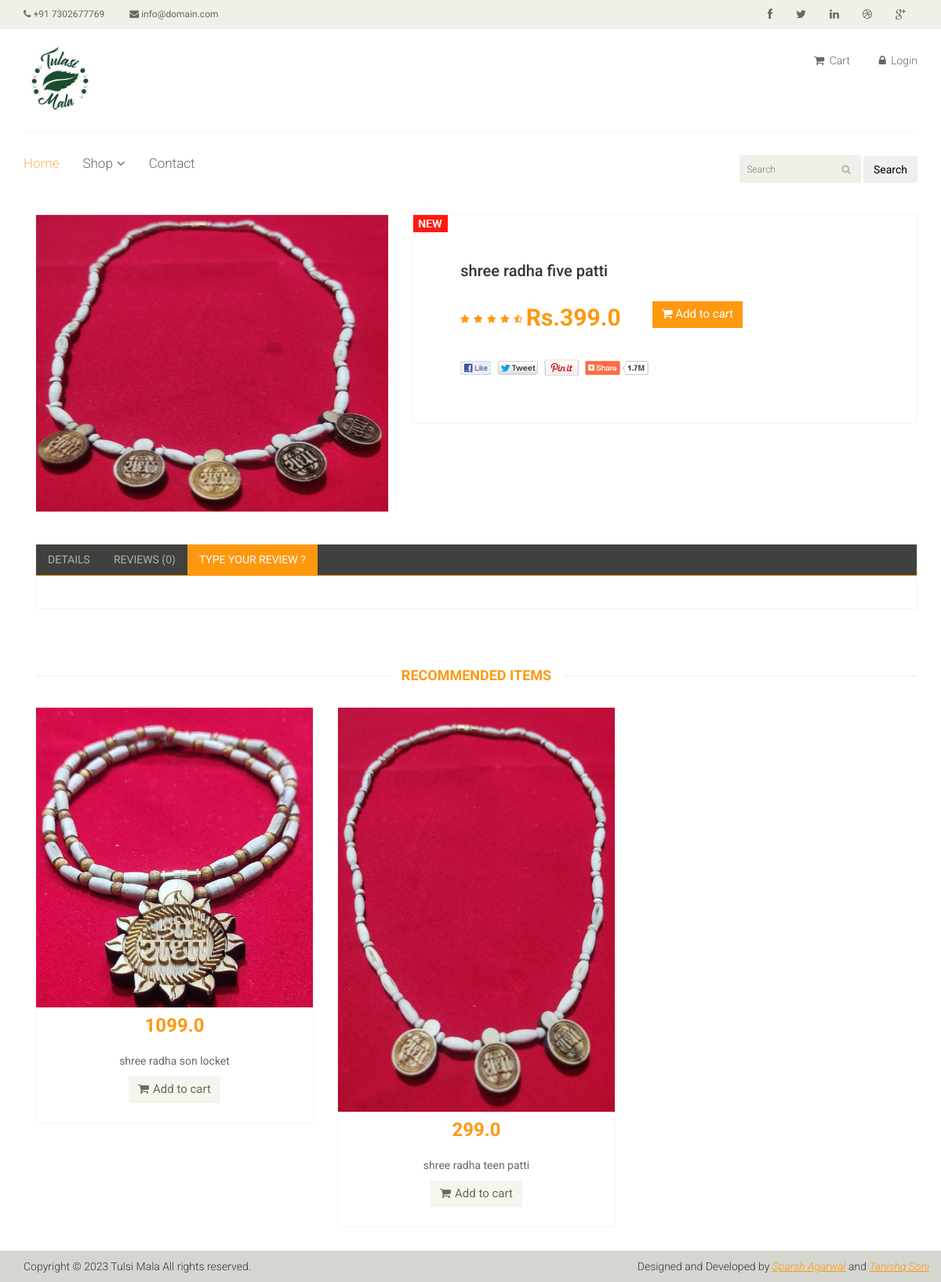
The page /shree-radha-five-patti on the database its author committed.
### core/models.py (models this page shows, shortened)
class Product(models.Model):
    name = models.CharField(max_length=100)
    category = models.ForeignKey('Category', on_delete=models.CASCADE)
    slug = models.SlugField(unique=True, null=True, blank=True)
    desc = models.TextField()
    price = models.FloatField(default=0.0)
    product_available_count = models.IntegerField(default=0)
    img = models.ImageField(upload_to='images/')

### core/views.py (the view)
# urls.py: path('<slug>', views.products, name='products'),
def products(request, slug):
    try:
        product = Product.objects.get(slug=slug)
        ordered_products = Product.objects.exclude(slug=slug)
        recommended_products = ordered_products.order_by("?")[:3]
        reviews = Reviews.objects.filter(product=product)
        if (request.user.is_authenticated):
            len_of_cart = len(Cart.objects.filter(user=request.user))
            return render(request, "core/product-details.html", {'len_of_cart': len_of_cart, 'prodDescp': product, 'reviews': reviews, 'recommended_products': recommended_products})
        return render(request, "core/product-details.html", {'prodDescp': product, 'reviews': reviews, 'recommended_products': recommended_products})
    except Exception as e:
        return HttpResponse("404 Not Found")

### templates/core/product-details.html (shortened to what this page needs)
{% extends './base.html' %}
{% load static %}
{% load  cart_template_tag %}
{% block start %}
	<section>
		<div class="container">
			<div class="row">
				<div class="col-sm-12 padding-right">
					<div class="product-details">
						<div class="col-sm-5">
							<div class="view-product">
								<img src="/media/{{prodDescp.img}}" alt="" />
							</div>
						</div>
						<div class="col-sm-7">
							<div class="product-information">
								<img src="images/product-details/new.jpg" class="newarrival" alt="" />
								<h2>{{prodDescp.name}}</h2>
								<img src="images/product-details/rating.png" alt="" />
								<span>
									<span>Rs.{{prodDescp.price}}</span>
									<a href="{% url 'add_to_cart' prodDescp.pk %}" type="button" class="btn btn-fefault cart">
										<i class="fa fa-shopping-cart"></i>
										Add to cart
									</a>
								</span>
								<a href=""><img src="images/product-details/share.png" class="share img-responsive"  alt="" /></a>
							</div>
						</div>
					</div>
					<div class="category-tab shop-details-tab">
						<div class="col-sm-12">
							<ul class="nav nav-tabs">
								<li><a href="#details" data-toggle="tab">Details</a></li>
								<li><a href="#companyprofile" data-toggle="tab">Reviews
									{% if reviews %}
									({{reviews|length}})
									{% else %}
									(0)
									{% endif %}
								</a></li>
								<li class="active"><a href="#reviews" data-toggle="tab">Type Your Review ?</a></li>
							</ul>
						</div>
						<div class="tab-content">
							<div class="tab-pane fade active in" id="reviews" >
								<div class="col-sm-12">
								</div>
							</div>
						</div>
					</div>
					<div class="recommended_items">
						<h2 class="title text-center">Recommended items</h2>
						<div id="recommended-item-carousel" class="carousel" data-ride="carousel">
							<div class="carousel-inner">
								<div class="item active">
									{% for item in recommended_products %}
									<div class="col-sm-4">
										<div class="product-image-wrapper">
											<div class="single-products">
												<div class="productinfo text-center">
													<img src="/media/{{item.img}}" alt="" />
													<h2>{{item.price}}</h2>
													<p>{{item.name}}</p>
													<a href="{% url 'add_to_cart' item.pk %}" class="btn btn-default add-to-cart"><i class="fa fa-shopping-cart"></i>Add to cart</a>
												</div>
											</div>
										</div>
									</div>
									{% endfor %}
								</div>
							</div>
						</div>
					</div>
				</div>
			</div>
		</div>
	</section>
	{% endblock %}

### static/css/main.css (style rules this page uses)
body { font-family: 'Roboto', sans-serif; background:; position: relative; font-weight:400px; }
ul li { list-style: none; }
a { -webkit-transition: 300ms; -moz-transition: 300ms; -o-transition: 300ms; transition: 300ms; }
h1, h2, h3, h4, h5, h6 { font-family: 'Roboto', sans-serif; }
.item { padding-left: 100px; }
.item h2 { color: #363432; font-family: 'Roboto', sans-serif; font-size: 28px; font-weight: 700; margin-bottom: 22px; margin-top: 10px; }
.item p { color:#363432; font-size:16px; font-weight:300; font-family: 'Roboto', sans-serif; }
.left-sidebar h2:after, h2.title:after { content: " "; position: absolute; border: 1px solid #f5f5f5; bottom:8px; left: 0; width: 100%; height: 0; z-index: -2; }
h2.title:before { content: " "; position: absolute; background: #fff; bottom: -6px; width: 220px; height: 30px; z-index: -1; left: 50%; margin-left: -110px; }
.padding-right { padding-right: 0; }
h2.title { color: #FE980F; font-family: 'Roboto', sans-serif; font-size: 18px; font-weight: 700; margin: 0 15px; text-transform: uppercase; margin-bottom: 30px; position: relative; }
.product-image-wrapper { border:1px solid #F7F7F5; overflow: hidden; margin-bottom:30px; }
.single-products { position: relative; }
.productinfo h2 { color: #FE980F; font-family: 'Roboto', sans-serif; font-size: 24px; font-weight: 700; }
.productinfo p { font-family: 'Roboto', sans-serif; font-size: 14px; font-weight: 400; color: #696763; }
.productinfo img { width: 100%; }
.productinfo { position:relative; }
.add-to-cart { background:#F5F5ED; border: 0 none; border-radius: 0; color: #696763; font-family: 'Roboto', sans-serif; font-size: 15px; margin-bottom: 25px; }
.add-to-cart i { margin-right:5px; }
.category-tab { overflow: hidden; }
.category-tab ul { background: #40403E; border-bottom: 1px solid #FE980F; list-style: none outside none; margin: 0 0 30px; padding: 0; width: 100%; }
.category-tab ul li a { border: 0 none; border-radius: 0; color: #B3AFA8; display: block; font-family: 'Roboto', sans-serif; font-size: 14px; text-transform: uppercase; }
.nav-tabs li.active a, .nav-tabs li.active a:hover, .nav-tabs li.active a:focus { -moz-border-bottom-colors: none; -moz-border-left-colors: none; -moz-border-right-colors: none; -moz-border-top-colors: none; background-color: #FE980F; border:0px; color: #FFFFFF; cursor: default; margin-right:0; margin-left:0; }
.nav-tabs li a { border: 1px solid rgba(0, 0, 0, 0); border-radius: 4px 4px 0 0; line-height: 1.42857; margin-right:0; }
.recommended_items { overflow: hidden; }
#recommended-item-carousel .carousel-inner .item { padding-left: 0; }
.product-details { overflow:hidden; }
#reviews { padding-left: 25px; padding-right: 25px; }
.product-details { margin-bottom: 40px; overflow: hidden; margin-top: 10px; }
.view-product { position: relative; }
.view-product img { border: 1px solid #F7F7F0; height: 380px; width: 100%; }
.product-information { border: 1px solid #F7F7F0; overflow: hidden; padding-bottom: 60px; padding-left: 60px; padding-top: 60px; position: relative; }
.newarrival { position:absolute; top:0; left:0 }
.product-information h2 { color: #363432; font-family: 'Roboto', sans-serif; font-size: 20px; margin-top: 0; }
.product-information span { display: inline-block; margin-bottom: 8px; margin-top: 18px; }
.product-information span span { color: #FE980F; float: left; font-family: 'Roboto', sans-serif; font-size: 30px; font-weight: 700; margin-right: 20px; margin-top: 0px; }
.share { margin-top: 15px; }
.cart { background: #FE980F; border: 0 none; border-radius: 0; color: #FFFFFF; font-family: 'Roboto', sans-serif; font-size: 15px; margin-bottom: 10px; margin-left: 20px; }
.shop-details-tab { border: 1px solid #F7F7F0; margin-bottom: 75px; margin-left: 15px; margin-right: 15px; padding-bottom: 10px; }
.shop-details-tab .col-sm-12 { padding-left: 0; padding-right: 0; }

### rows shown on the page
Product: img (picture), name "shree radha five patti", price "399.0"
Product: img (picture), price "1099.0", name "shree radha son locket"
Product: img (picture), price "299.0", name "shree radha teen patti"
